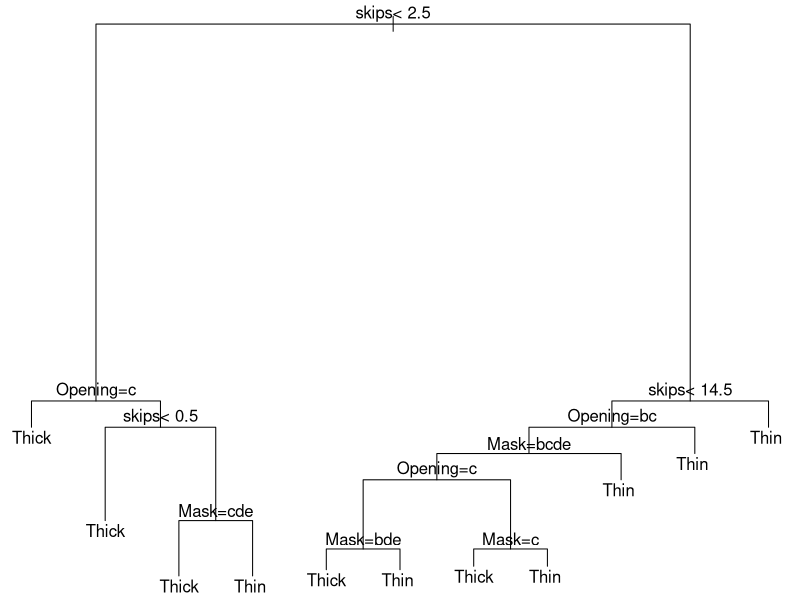

Generate this figure with R:
library(rpart)
data("solder")    
str(solder)
floor_val<-floor(0.9*nrow(solder)) 
train<-sample(nrow(solder),size=floor_val) 
trainingData<-solder[train,]
testData<-solder[-train,]
solder_fit<-rpart(Solder~.,parms=list(split='information'), minsplit=2, minbucket=1,data=trainingData,method='class')
par(mar = rep(0.1, 4))
plot(solder_fit)
text(solder_fit)
summary(solder_fit)
CPVal<-solder_fit$cptable[which.min(solder_fit$cptable[,"xerror"]),"CP"]
CPVal
pruned_fit<-prune(solder_fit,cp=as.numeric(CPVal))
out<-predict(pruned_fit,newdata=testData,type="vector")
tab <- table(out, testData$Solder)
tab 
accuracy<-sum(diag(tab))/sum(tab)
accuracyPercentage<-accuracy*100
accuracyPercentage
